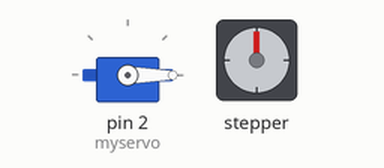
The sketch below on a simulated Arduino Uno, built with avr-gcc and run on an emulated ATmega328P. Parts: servo, stepper motor. Stepper angles assume 200 steps per turn.

Above: at 0.1 s.
At 1.1 s:
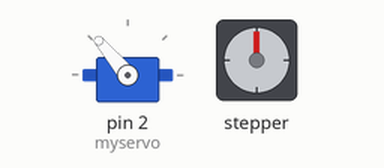
At 20.33 s:
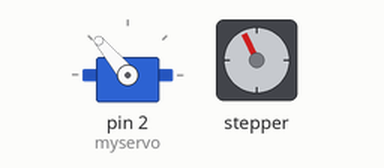
At 39.73 s:
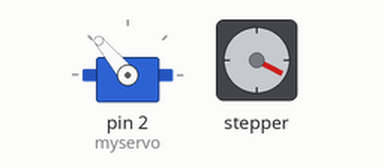
Timing chart, 0 to 40.0 s (numbered marks = the images above):
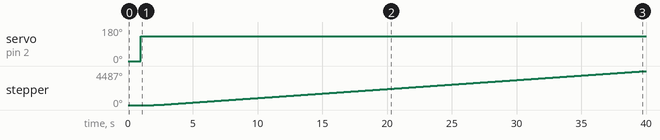

Measured:
- by itself, servo on pin 2 (myservo): 0° → 130° at 1.0 s
- by itself, stepper: keeps turning clockwise at about 118°/s

The sketch:

Badminton-Shooting-Machine.ino
```cpp
#include <Servo.h>
#include <Stepper.h>
Servo myservo; // servo motor handle

#define STEPS 200  // num of steps for the stepper motor
Stepper stepper(STEPS, 8, 9, 10, 11); // pin numbers for controlling the stepper motor.

int up = -1;  // travel direction.
int down = 1;


// only run once at the beginning
void setup() {
  myservo.attach(2);  // pin 2 for controlling the servo motor.
}


// runs after the setup, forever
// nuermcal values are found experimentally
void loop() {
  myservo.write(0); // sets the arm angle to 0.
  delay(1000); // wait a 1000 miliseconds, 1 sec
  myservo.write(130); // arm angle to 130, squeezes the badminton birdies
  delay(1000);
  slowlySpeedUp(down); // slowly start the elevator going down
  stepper.step(15800); // go down until reaching the throwing motors, 15800 found by try and error.
  delay(200); // wait a bit at the bottom so everything is stable.
  myservo.write(0); // release the birdie, holding arm angle to 0
  delay(200); // wait for the birdie to hit the throwing motors and fly away
  slowlySpeedUp(up); // go back up
  stepper.step(-15800); // go back up to the beginning point. note the negative sign
}

// Manual but highly effective. Because this robot is a mechanical device, I can't go to maximum speed immediately.
// have to slowly speed up, go a few steps and speed up more.
void slowlySpeedUp(int direction) {
  int initialStep = 15; // experimental number, used for deciding how quick to speed up
  stepper.setSpeed(10);
  stepper.step(direction*initialStep);
  stepper.setSpeed(20);
  stepper.step(direction*initialStep*2); // higher the speed, higher the steps so that steps/speed = time remains constant.
}
```
